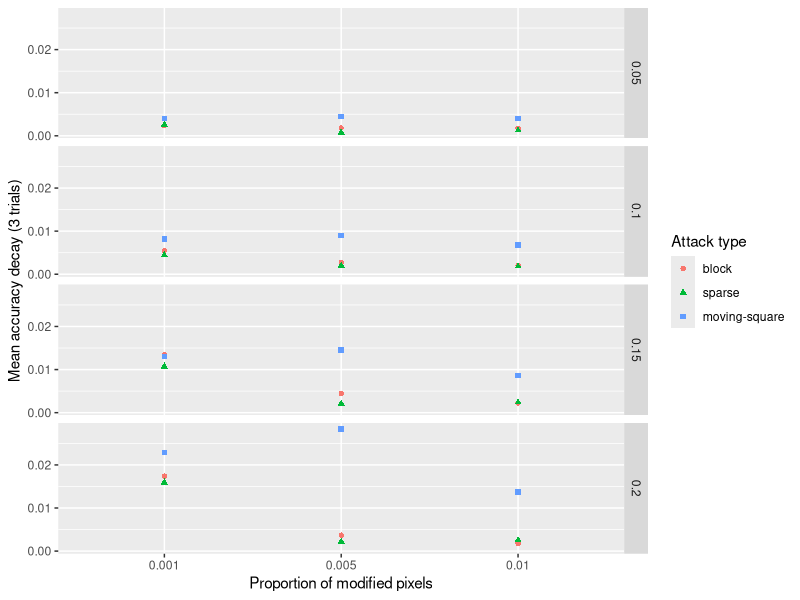
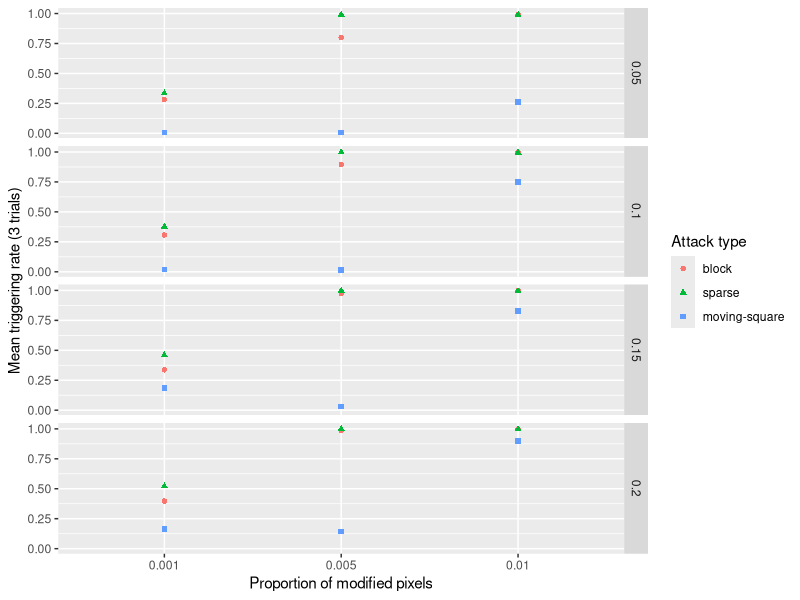
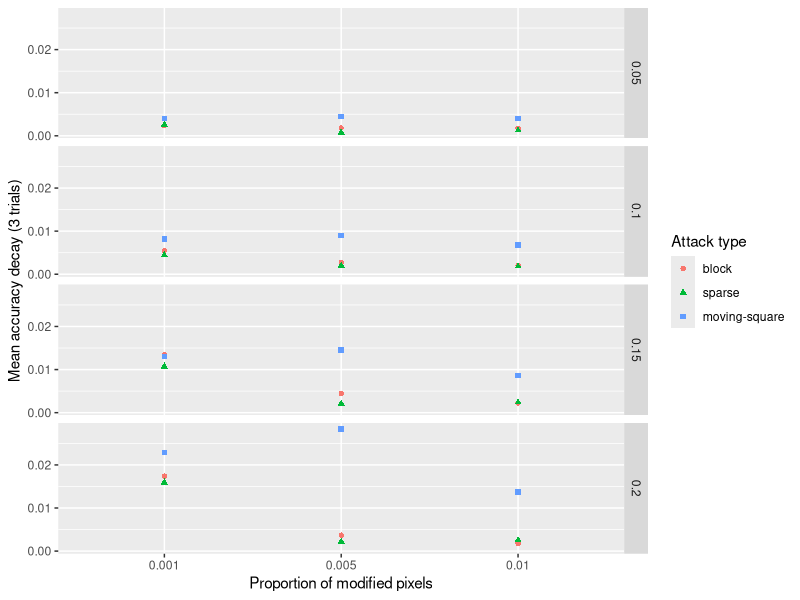
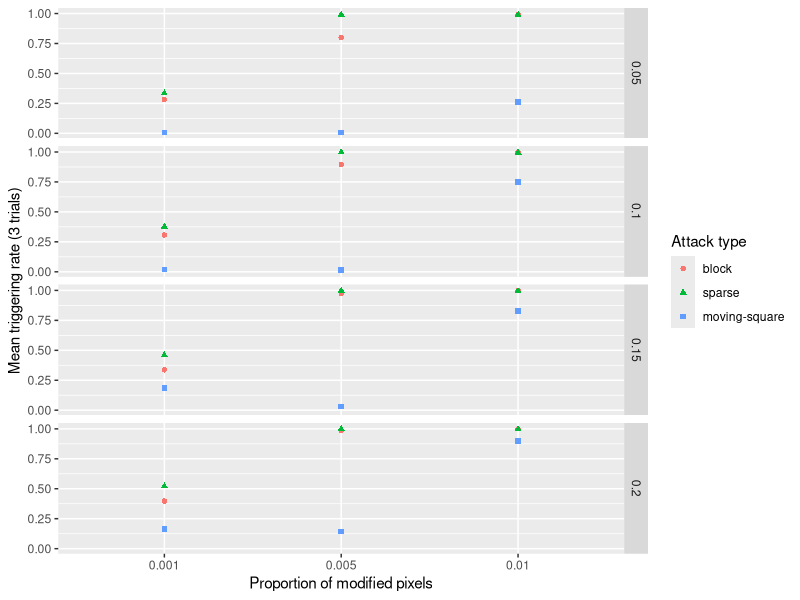

Recreate these plots in R, in order.
library(ggplot2)


df1 <- read.csv('../experiments/exp-static.csv')
df2 <- read.csv('../experiments/exp-mobile.csv')

levels(df1$type) <- list(square='block', sparse='sparse')
df2$type <- 'moving-square'

df <- rbind(df1, df2)

head(df)

df <- df[df$fraction != 0.01, ]

df$fraction <- as.factor(df$fraction)
df$proportion <- as.factor(df$proportion)


ggplot(df, aes(x=proportion, y=acc_decay, color=type, shape=type)) +
    geom_point() + facet_grid(fraction ~ .) +
    xlab('Proportion of modified pixels') +
    ylab('Mean accuracy decay (3 trials)') +
    labs(color='Attack type', shape='Attack type')
ggsave('mean_acc.png')

ggplot(df, aes(x=proportion, y=patch_success_rate, color=type, shape=type)) +
    geom_point() + facet_grid(fraction ~ .) +
    xlab('Proportion of modified pixels') +
    ylab('Mean triggering rate (3 trials)') +
    labs(color='Attack type', shape='Attack type')
ggsave('mean_rate.png')